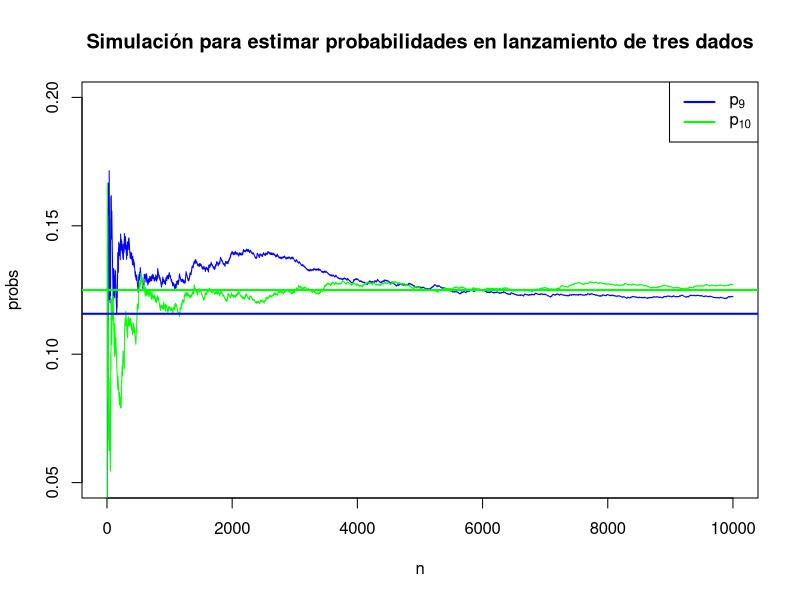

Recreate this plot in R.
## ---- chunk 1
knitr::opts_chunk$set(echo = TRUE, comment = NULL)
## ---- chunk 2
Omega <- expand.grid(dado1 = 1:6, dado2 = 1:6, dado3 = 1:6)
head(Omega)  # muestra los primeros 6 resultados de Omega. 
which(apply(Omega,1,sum) == 9)  # ¿Cuáles casos suman 9?
which(apply(Omega,1,sum) == 10) # ¿Cuáles casos suman 10?
## ---- chunk 3
p9 <- (length(which(apply(Omega,1,sum) == 9))/nrow(Omega))
p10 <- (length(which(apply(Omega,1,sum) == 10))/nrow(Omega))
## ---- chunk 4
sumatresdados <- function(n,semilla = 1){
     set.seed = semilla
     x <- numeric(n)
     probas <- c(1/5,1/6,1/6,1/6,1/6,2/15) #dado desbalanceado
     for(i in 1:n)
        x[i] <- sum(sample(1:6,3,replace = T,prob = probas))
     x
}
## ---- chunk 5
n <- 10000
phat9 <- cumsum(sumatresdados(n) == 9)/(1:n)
phat10 <- cumsum(sumatresdados(n) == 10)/(1:n)

# Grafica los resultados
plot(phat9,type = "l", col = "blue", ylim = c(0.05, 0.2), ylab = "probs", xlab="n",
     main="Simulación para estimar probabilidades en lanzamiento de tres dados")
lines(phat10, col = "green")
abline(h=c(p9,p10), col = c("blue","green"),lwd=2)
legend("topright",legend = c(expression(p[9]),expression(p[10])),
       col = c("blue","green"),lwd = c(2,2))
